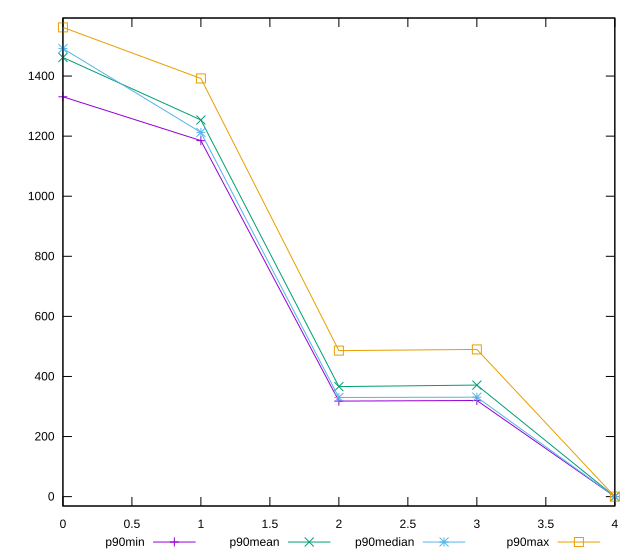

Source code (gnuplot):
reset

$p90Min <<EOF
0 1331
1 1185
2 318
3 320
4 0
EOF

$p90Mean <<EOF
0 1461.840425531915
1 1253.8297872340424
2 366.2659574468085
3 371.29787234042556
4 0
EOF

$p90Median <<EOF
0 1491.5
1 1212.5
2 330
3 331
4 0
EOF

$p90Max <<EOF
0 1562
1 1392
2 486
3 490
4 0
EOF

set key outside below
set xrange [0:4]
set yrange [-31.240000000000002:1593.24]
set trange [-31.240000000000002:1593.24]
set terminal svg size 640, 560 enhanced background rgb 'white'
set output "report_00018_2021-02-10T15-25-16.877Z/render-blocking-resources/progression/value.svg"

plot $p90Min title "p90min" with linespoints, \
     $p90Mean title "p90mean" with linespoints, \
     $p90Median title "p90median" with linespoints, \
     $p90Max title "p90max" with linespoints

reset
